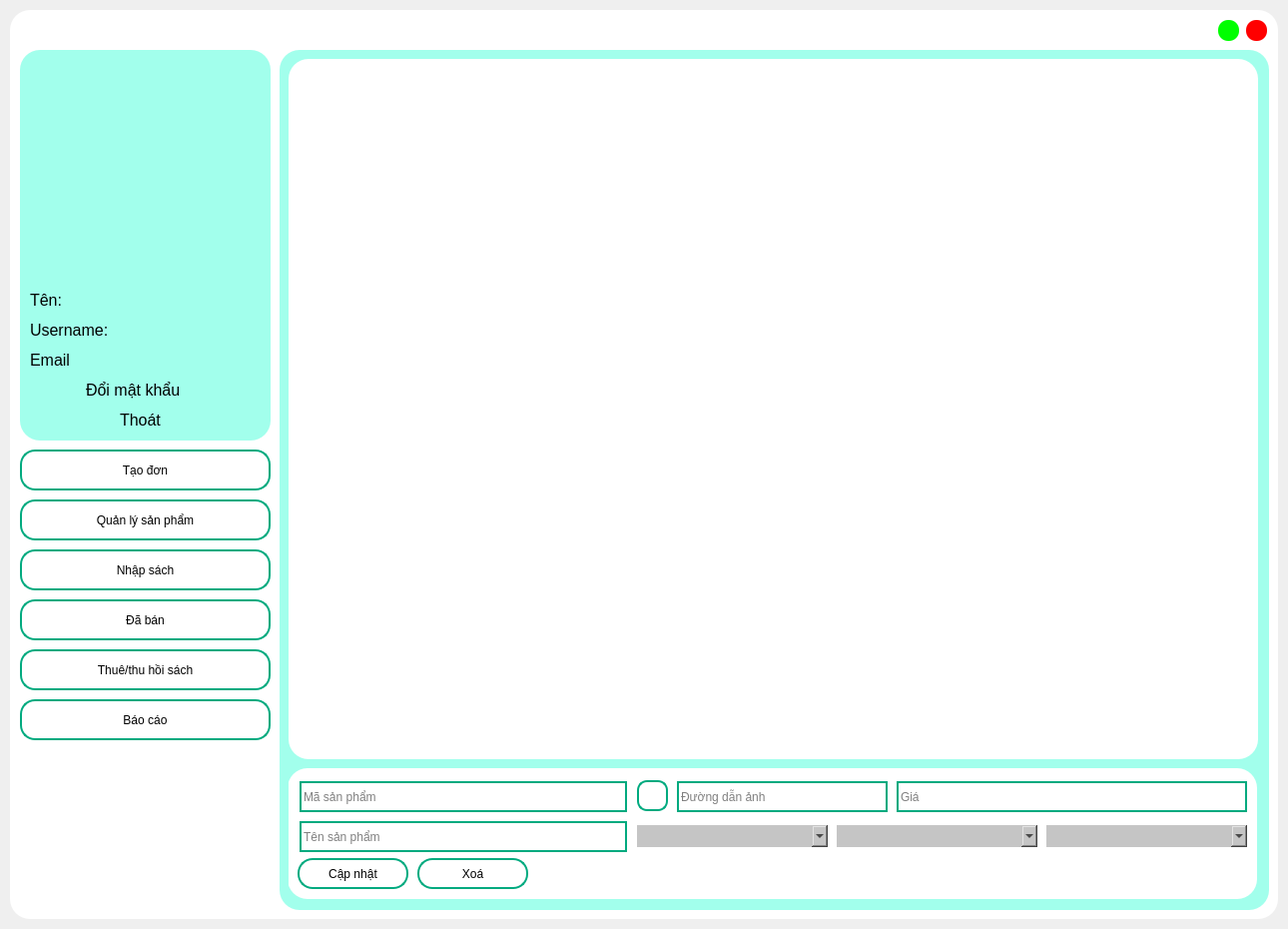
<?xml version="1.0" encoding="UTF-8"?>
<ui version="4.0">
 <class>Main_Employee</class>
 <widget class="QMainWindow" name="Main_Employee">
  <property name="geometry">
   <rect>
    <x>0</x>
    <y>0</y>
    <width>1290</width>
    <height>930</height>
   </rect>
  </property>
  <property name="windowTitle">
   <string>MainWindow</string>
  </property>
  <widget class="QWidget" name="centralwidget">
   <layout class="QVBoxLayout" name="verticalLayout">
    <property name="spacing">
     <number>0</number>
    </property>
    <property name="leftMargin">
     <number>10</number>
    </property>
    <property name="topMargin">
     <number>10</number>
    </property>
    <property name="rightMargin">
     <number>10</number>
    </property>
    <property name="bottomMargin">
     <number>10</number>
    </property>
    <item>
     <widget class="QFrame" name="frame">
      <property name="styleSheet">
       <string notr="true">background-color: rgb(255, 255, 255);
border-radius: 20px;</string>
      </property>
      <property name="frameShape">
       <enum>QFrame::NoFrame</enum>
      </property>
      <widget class="QFrame" name="Main_PD">
       <property name="geometry">
        <rect>
         <x>270</x>
         <y>40</y>
         <width>991</width>
         <height>861</height>
        </rect>
       </property>
       <property name="styleSheet">
        <string notr="true">border-radius: 20px;
background-color: rgb(162, 255, 236);</string>
       </property>
       <property name="frameShape">
        <enum>QFrame::NoFrame</enum>
       </property>
       <widget class="QStackedWidget" name="stackedWidget">
        <property name="geometry">
         <rect>
          <x>9</x>
          <y>9</y>
          <width>971</width>
          <height>841</height>
         </rect>
        </property>
        <property name="currentIndex">
         <number>1</number>
        </property>
        <widget class="QWidget" name="page">
         <widget class="QTableWidget" name="Table_Sp">
          <property name="geometry">
           <rect>
            <x>0</x>
            <y>20</y>
            <width>541</width>
            <height>661</height>
           </rect>
          </property>
          <property name="styleSheet">
           <string notr="true">background-color: rgb(255, 255, 255);
border-radius: 0px;</string>
          </property>
         </widget>
         <widget class="QFrame" name="frame_3">
          <property name="geometry">
           <rect>
            <x>0</x>
            <y>730</y>
            <width>971</width>
            <height>111</height>
           </rect>
          </property>
          <property name="styleSheet">
           <string notr="true">background-color: rgb(255, 255, 255);</string>
          </property>
          <property name="frameShape">
           <enum>QFrame::NoFrame</enum>
          </property>
          <widget class="QPushButton" name="Btn_Edit_Kh">
           <property name="geometry">
            <rect>
             <x>130</x>
             <y>70</y>
             <width>111</width>
             <height>31</height>
            </rect>
           </property>
           <property name="styleSheet">
            <string notr="true">QPushButton{
	border: 2px solid rgb(0, 170, 127);
	border-radius: 15px;
}

QPushButton:hover{
	color: rgb(255, 255, 255);
	background-color: rgb(0, 170, 127);
}</string>
           </property>
           <property name="text">
            <string>Sửa</string>
           </property>
          </widget>
          <widget class="QPushButton" name="Btn_Del_Hd">
           <property name="geometry">
            <rect>
             <x>250</x>
             <y>70</y>
             <width>111</width>
             <height>31</height>
            </rect>
           </property>
           <property name="styleSheet">
            <string notr="true">QPushButton{
	border: 2px solid rgb(0, 170, 127);
	border-radius: 15px;
}

QPushButton:hover{
	color: rgb(255, 255, 255);
	background-color: rgb(0, 170, 127);
}</string>
           </property>
           <property name="text">
            <string>Xoá</string>
           </property>
          </widget>
          <widget class="QPushButton" name="Btn_Paym_Kh">
           <property name="geometry">
            <rect>
             <x>10</x>
             <y>70</y>
             <width>111</width>
             <height>31</height>
            </rect>
           </property>
           <property name="styleSheet">
            <string notr="true">QPushButton{
	border: 2px solid rgb(0, 170, 127);
	border-radius: 15px;
}

QPushButton:hover{
	color: rgb(255, 255, 255);
	background-color: rgb(0, 170, 127);
}</string>
           </property>
           <property name="text">
            <string>Thanh toán</string>
           </property>
          </widget>
          <widget class="QLineEdit" name="Kh_name">
           <property name="geometry">
            <rect>
             <x>14</x>
             <y>30</y>
             <width>301</width>
             <height>31</height>
            </rect>
           </property>
           <property name="styleSheet">
            <string notr="true">border:2px solid rgb(0, 170, 127);</string>
           </property>
           <property name="placeholderText">
            <string>Tên khách hàng</string>
           </property>
          </widget>
          <widget class="QLineEdit" name="Kh_phone">
           <property name="geometry">
            <rect>
             <x>320</x>
             <y>30</y>
             <width>321</width>
             <height>31</height>
            </rect>
           </property>
           <property name="styleSheet">
            <string notr="true">border:2px solid rgb(0, 170, 127);</string>
           </property>
           <property name="placeholderText">
            <string>Số điện thoại</string>
           </property>
          </widget>
          <widget class="QLineEdit" name="Kh_Addr">
           <property name="geometry">
            <rect>
             <x>650</x>
             <y>30</y>
             <width>311</width>
             <height>31</height>
            </rect>
           </property>
           <property name="styleSheet">
            <string notr="true">border:2px solid rgb(0, 170, 127);</string>
           </property>
           <property name="placeholderText">
            <string>Địa chỉ</string>
           </property>
          </widget>
          <widget class="QLabel" name="label">
           <property name="geometry">
            <rect>
             <x>14</x>
             <y>10</y>
             <width>131</width>
             <height>16</height>
            </rect>
           </property>
           <property name="text">
            <string>Thông tin khách hàng:</string>
           </property>
          </widget>
          <widget class="QPushButton" name="Btn_Clr">
           <property name="geometry">
            <rect>
             <x>370</x>
             <y>70</y>
             <width>31</width>
             <height>31</height>
            </rect>
           </property>
           <property name="styleSheet">
            <string notr="true">QPushButton{
	border: 2px solid rgb(0, 170, 127);
	border-radius: 15px;
	image: url(:/icon/resources/icon-pack/repeat-outline.svg);
}

QPushButton:hover{
	color: rgb(255, 255, 255);
	background-color: rgb(0, 170, 127);
	image: url(:/icon/resources/icon-pack/repeat-outline.svg);
}</string>
           </property>
           <property name="text">
            <string/>
           </property>
          </widget>
          <widget class="QDateEdit" name="Rent_St">
           <property name="geometry">
            <rect>
             <x>557</x>
             <y>70</y>
             <width>110</width>
             <height>31</height>
            </rect>
           </property>
           <property name="styleSheet">
            <string notr="true">border: 2px solid rgb(0, 170, 127);</string>
           </property>
           <property name="displayFormat">
            <string>dd/MM/yyyy</string>
           </property>
          </widget>
          <widget class="QDateEdit" name="Rent_End">
           <property name="geometry">
            <rect>
             <x>750</x>
             <y>70</y>
             <width>110</width>
             <height>31</height>
            </rect>
           </property>
           <property name="styleSheet">
            <string notr="true">#Rent_End.QDateEdit{
	border: 2px solid rgb(0, 170, 127);
}</string>
           </property>
           <property name="displayFormat">
            <string>dd/MM/yyyy</string>
           </property>
          </widget>
          <widget class="QLabel" name="label_st">
           <property name="geometry">
            <rect>
             <x>487</x>
             <y>76</y>
             <width>68</width>
             <height>20</height>
            </rect>
           </property>
           <property name="text">
            <string>Ngày mượn:</string>
           </property>
          </widget>
          <widget class="QLabel" name="label_end">
           <property name="geometry">
            <rect>
             <x>697</x>
             <y>76</y>
             <width>51</width>
             <height>20</height>
            </rect>
           </property>
           <property name="text">
            <string>Ngày trả:</string>
           </property>
          </widget>
          <widget class="QPushButton" name="Btn_Save">
           <property name="geometry">
            <rect>
             <x>450</x>
             <y>70</y>
             <width>31</width>
             <height>31</height>
            </rect>
           </property>
           <property name="styleSheet">
            <string notr="true">QPushButton{
	border: 2px solid rgb(0, 170, 127);
	border-radius: 15px;
	image: url(:/icon/resources/icon-pack/checkmark-outline.svg);
}

QPushButton:hover{
	color: rgb(255, 255, 255);
	background-color: rgb(0, 170, 127);
	image: url(:/icon/resources/icon-pack/checkmark-outline.svg);
}</string>
           </property>
           <property name="text">
            <string/>
           </property>
          </widget>
          <widget class="QPushButton" name="Btn_re_prt_bill">
           <property name="geometry">
            <rect>
             <x>410</x>
             <y>70</y>
             <width>31</width>
             <height>31</height>
            </rect>
           </property>
           <property name="styleSheet">
            <string notr="true">QPushButton{
	border: 2px solid rgb(0, 170, 127);
	border-radius: 15px;
	image: url(:/icon/resources/icon-pack/file-invoice-solid.svg);
}

QPushButton:hover{
	color: rgb(255, 255, 255);
	background-color: rgb(0, 170, 127);
	image: url(:/icon/resources/icon-pack/file-invoice-solid.svg);
}</string>
           </property>
           <property name="text">
            <string/>
           </property>
          </widget>
         </widget>
         <widget class="QTableWidget" name="Table_Hd">
          <property name="geometry">
           <rect>
            <x>550</x>
            <y>20</y>
            <width>421</width>
            <height>371</height>
           </rect>
          </property>
          <property name="styleSheet">
           <string notr="true">background-color: rgb(255, 255, 255);
border-radius: 0px;</string>
          </property>
         </widget>
         <widget class="QTableWidget" name="Table_Hd_2">
          <property name="geometry">
           <rect>
            <x>550</x>
            <y>410</y>
            <width>421</width>
            <height>311</height>
           </rect>
          </property>
          <property name="styleSheet">
           <string notr="true">background-color: rgb(255, 255, 255);
border-radius: 0px;</string>
          </property>
         </widget>
         <widget class="QLabel" name="label_6">
          <property name="geometry">
           <rect>
            <x>550</x>
            <y>392</y>
            <width>71</width>
            <height>16</height>
           </rect>
          </property>
          <property name="text">
           <string>Chi tiết đơn:</string>
          </property>
         </widget>
         <widget class="QLabel" name="label_5">
          <property name="geometry">
           <rect>
            <x>550</x>
            <y>0</y>
            <width>61</width>
            <height>16</height>
           </rect>
          </property>
          <property name="text">
           <string>Đơn đã tạo:</string>
          </property>
         </widget>
         <widget class="QLabel" name="label_4">
          <property name="geometry">
           <rect>
            <x>0</x>
            <y>0</y>
            <width>101</width>
            <height>16</height>
           </rect>
          </property>
          <property name="text">
           <string>Khách hàng chọn:</string>
          </property>
         </widget>
         <widget class="QFrame" name="frame_5">
          <property name="geometry">
           <rect>
            <x>0</x>
            <y>680</y>
            <width>541</width>
            <height>41</height>
           </rect>
          </property>
          <property name="styleSheet">
           <string notr="true">#frame_5.QFrame{
	background-color: rgb(255, 255, 255);
	border-top: 1px solid rgb(0, 170, 127);
	border-radius: 0px;
}</string>
          </property>
          <property name="frameShape">
           <enum>QFrame::StyledPanel</enum>
          </property>
          <property name="frameShadow">
           <enum>QFrame::Raised</enum>
          </property>
          <widget class="QLabel" name="label_7">
           <property name="geometry">
            <rect>
             <x>5</x>
             <y>5</y>
             <width>50</width>
             <height>31</height>
            </rect>
           </property>
           <property name="font">
            <font>
             <family>Agbalumo</family>
             <pointsize>14</pointsize>
            </font>
           </property>
           <property name="styleSheet">
            <string notr="true">background-color: rgb(255, 255, 255);</string>
           </property>
           <property name="text">
            <string>Tổng:</string>
           </property>
          </widget>
          <widget class="QLineEdit" name="Tt_price">
           <property name="geometry">
            <rect>
             <x>60</x>
             <y>5</y>
             <width>471</width>
             <height>31</height>
            </rect>
           </property>
           <property name="styleSheet">
            <string notr="true">background-color: rgb(255, 255, 255);</string>
           </property>
          </widget>
         </widget>
         <widget class="QCalendarWidget" name="cld_return">
          <property name="geometry">
           <rect>
            <x>670</x>
            <y>600</y>
            <width>256</width>
            <height>190</height>
           </rect>
          </property>
          <property name="styleSheet">
           <string notr="true">color: rgb(0, 0, 0);
background-color: rgb(162, 255, 236);</string>
          </property>
         </widget>
        </widget>
        <widget class="QWidget" name="page_2">
         <widget class="QTableWidget" name="Table_sanpham">
          <property name="geometry">
           <rect>
            <x>0</x>
            <y>0</y>
            <width>971</width>
            <height>701</height>
           </rect>
          </property>
          <property name="styleSheet">
           <string notr="true">background-color: rgb(255, 255, 255);</string>
          </property>
         </widget>
         <widget class="QFrame" name="frame_2">
          <property name="geometry">
           <rect>
            <x>-1</x>
            <y>710</y>
            <width>971</width>
            <height>131</height>
           </rect>
          </property>
          <property name="styleSheet">
           <string notr="true">background-color: rgb(255, 255, 255);</string>
          </property>
          <property name="frameShape">
           <enum>QFrame::NoFrame</enum>
          </property>
          <widget class="QPushButton" name="Btn_Del_Pd">
           <property name="geometry">
            <rect>
             <x>130</x>
             <y>90</y>
             <width>111</width>
             <height>31</height>
            </rect>
           </property>
           <property name="styleSheet">
            <string notr="true">QPushButton{
	border: 2px solid rgb(0, 170, 127);
	border-radius: 15px;
}

QPushButton:hover{
	color: rgb(255, 255, 255);
	background-color: rgb(0, 170, 127);
}</string>
           </property>
           <property name="text">
            <string>Xoá</string>
           </property>
          </widget>
          <widget class="QPushButton" name="Btn_Update">
           <property name="geometry">
            <rect>
             <x>10</x>
             <y>90</y>
             <width>111</width>
             <height>31</height>
            </rect>
           </property>
           <property name="styleSheet">
            <string notr="true">QPushButton{
	border: 2px solid rgb(0, 170, 127);
	border-radius: 15px;
}

QPushButton:hover{
	color: rgb(255, 255, 255);
	background-color: rgb(0, 170, 127);
}</string>
           </property>
           <property name="text">
            <string>Cập nhật</string>
           </property>
          </widget>
          <widget class="QLineEdit" name="lineEdit_ProductID">
           <property name="geometry">
            <rect>
             <x>12</x>
             <y>13</y>
             <width>328</width>
             <height>31</height>
            </rect>
           </property>
           <property name="styleSheet">
            <string notr="true">border:2px solid rgb(0, 170, 127);</string>
           </property>
           <property name="placeholderText">
            <string>Mã sản phẩm</string>
           </property>
          </widget>
          <widget class="QLineEdit" name="lineEdit_ProductName">
           <property name="geometry">
            <rect>
             <x>12</x>
             <y>53</y>
             <width>328</width>
             <height>31</height>
            </rect>
           </property>
           <property name="styleSheet">
            <string notr="true">border:2px solid rgb(0, 170, 127);</string>
           </property>
           <property name="placeholderText">
            <string>Tên sản phẩm</string>
           </property>
          </widget>
          <widget class="QLineEdit" name="lineEdit_ImagePath">
           <property name="geometry">
            <rect>
             <x>390</x>
             <y>13</y>
             <width>211</width>
             <height>31</height>
            </rect>
           </property>
           <property name="styleSheet">
            <string notr="true">border:2px solid rgb(0, 170, 127);</string>
           </property>
           <property name="placeholderText">
            <string>Đường dẫn ảnh</string>
           </property>
          </widget>
          <widget class="QLineEdit" name="lineEdit_Price">
           <property name="geometry">
            <rect>
             <x>610</x>
             <y>13</y>
             <width>351</width>
             <height>31</height>
            </rect>
           </property>
           <property name="styleSheet">
            <string notr="true">border:2px solid rgb(0, 170, 127);</string>
           </property>
           <property name="placeholderText">
            <string>Giá</string>
           </property>
          </widget>
          <widget class="QPushButton" name="Btn_SelectImage">
           <property name="geometry">
            <rect>
             <x>350</x>
             <y>12</y>
             <width>31</width>
             <height>31</height>
            </rect>
           </property>
           <property name="styleSheet">
            <string notr="true">QPushButton{
	border:2px solid rgb(0, 170, 127);
	border-radius: 10px;
	image: url(:/icon/resources/icon-pack/images-outline.png);
}

QPushButton:hover{
	color: rgb(255, 255, 255);
	background-color: rgb(0, 170, 127);
	image: url(:/icon/resources/icon-pack/images-outline.png);
}</string>
           </property>
           <property name="text">
            <string/>
           </property>
          </widget>
          <widget class="QLabel" name="label_18">
           <property name="geometry">
            <rect>
             <x>370</x>
             <y>96</y>
             <width>61</width>
             <height>16</height>
            </rect>
           </property>
           <property name="text">
            <string/>
           </property>
          </widget>
          <widget class="QComboBox" name="Author">
           <property name="geometry">
            <rect>
             <x>350</x>
             <y>57</y>
             <width>191</width>
             <height>22</height>
            </rect>
           </property>
           <property name="styleSheet">
            <string notr="true">background-color: rgb(197, 197, 197);</string>
           </property>
           <property name="placeholderText">
            <string>Tác giả</string>
           </property>
           <item>
            <property name="text">
             <string/>
            </property>
           </item>
          </widget>
          <widget class="QComboBox" name="Pub">
           <property name="geometry">
            <rect>
             <x>550</x>
             <y>57</y>
             <width>201</width>
             <height>22</height>
            </rect>
           </property>
           <property name="styleSheet">
            <string notr="true">background-color: rgb(197, 197, 197);</string>
           </property>
           <property name="placeholderText">
            <string>Nhà xuất bản</string>
           </property>
           <item>
            <property name="text">
             <string/>
            </property>
           </item>
           <item>
            <property name="text">
             <string/>
            </property>
           </item>
          </widget>
          <widget class="QComboBox" name="Genre">
           <property name="geometry">
            <rect>
             <x>760</x>
             <y>57</y>
             <width>201</width>
             <height>22</height>
            </rect>
           </property>
           <property name="layoutDirection">
            <enum>Qt::LeftToRight</enum>
           </property>
           <property name="styleSheet">
            <string notr="true">background-color: rgb(197, 197, 197);</string>
           </property>
           <property name="placeholderText">
            <string>Thể loại</string>
           </property>
           <item>
            <property name="text">
             <string/>
            </property>
           </item>
          </widget>
         </widget>
        </widget>
        <widget class="QWidget" name="page_3">
         <widget class="QTableWidget" name="Table_b_keeping">
          <property name="geometry">
           <rect>
            <x>0</x>
            <y>0</y>
            <width>971</width>
            <height>776</height>
           </rect>
          </property>
          <property name="styleSheet">
           <string notr="true">background-color: rgb(255, 255, 255);</string>
          </property>
         </widget>
         <widget class="QFrame" name="frame_6">
          <property name="geometry">
           <rect>
            <x>0</x>
            <y>784</y>
            <width>971</width>
            <height>57</height>
           </rect>
          </property>
          <property name="styleSheet">
           <string notr="true">background-color: rgb(255, 255, 255);</string>
          </property>
          <property name="frameShape">
           <enum>QFrame::NoFrame</enum>
          </property>
          <widget class="QPushButton" name="Btn_bk_update">
           <property name="geometry">
            <rect>
             <x>10</x>
             <y>13</y>
             <width>111</width>
             <height>31</height>
            </rect>
           </property>
           <property name="styleSheet">
            <string notr="true">QPushButton{
	border: 2px solid rgb(0, 170, 127);
	border-radius: 15px;
}

QPushButton:hover{
	color: rgb(255, 255, 255);
	background-color: rgb(0, 170, 127);
}</string>
           </property>
           <property name="text">
            <string>Cập nhật</string>
           </property>
          </widget>
          <widget class="QLineEdit" name="Bk_sl">
           <property name="geometry">
            <rect>
             <x>130</x>
             <y>13</y>
             <width>328</width>
             <height>31</height>
            </rect>
           </property>
           <property name="styleSheet">
            <string notr="true">border:2px solid rgb(0, 170, 127);</string>
           </property>
           <property name="placeholderText">
            <string>Số lượng</string>
           </property>
          </widget>
          <widget class="QLabel" name="label_19">
           <property name="geometry">
            <rect>
             <x>370</x>
             <y>96</y>
             <width>61</width>
             <height>16</height>
            </rect>
           </property>
           <property name="text">
            <string/>
           </property>
          </widget>
         </widget>
        </widget>
        <widget class="QWidget" name="page_4">
         <widget class="QTableWidget" name="Table_sell">
          <property name="geometry">
           <rect>
            <x>0</x>
            <y>0</y>
            <width>971</width>
            <height>841</height>
           </rect>
          </property>
          <property name="styleSheet">
           <string notr="true">background-color: rgb(255, 255, 255);</string>
          </property>
         </widget>
        </widget>
        <widget class="QWidget" name="page_5">
         <widget class="QTableWidget" name="Table_rent">
          <property name="geometry">
           <rect>
            <x>0</x>
            <y>0</y>
            <width>971</width>
            <height>791</height>
           </rect>
          </property>
          <property name="styleSheet">
           <string notr="true">background-color: rgb(255, 255, 255);</string>
          </property>
         </widget>
         <widget class="QFrame" name="frame_7">
          <property name="geometry">
           <rect>
            <x>0</x>
            <y>799</y>
            <width>971</width>
            <height>41</height>
           </rect>
          </property>
          <property name="styleSheet">
           <string notr="true">background-color: rgb(255, 255, 255);</string>
          </property>
          <property name="frameShape">
           <enum>QFrame::StyledPanel</enum>
          </property>
          <property name="frameShadow">
           <enum>QFrame::Raised</enum>
          </property>
          <widget class="QComboBox" name="Rent_st">
           <property name="geometry">
            <rect>
             <x>130</x>
             <y>10</y>
             <width>211</width>
             <height>22</height>
            </rect>
           </property>
           <property name="styleSheet">
            <string notr="true">background-color: rgb(220, 220, 220);</string>
           </property>
           <property name="placeholderText">
            <string>Trạng thái</string>
           </property>
           <item>
            <property name="text">
             <string>Đã trả</string>
            </property>
           </item>
          </widget>
          <widget class="QPushButton" name="Btn_Upd_Rent">
           <property name="geometry">
            <rect>
             <x>10</x>
             <y>5</y>
             <width>111</width>
             <height>31</height>
            </rect>
           </property>
           <property name="styleSheet">
            <string notr="true">QPushButton{
	border: 2px solid rgb(0, 170, 127);
	border-radius: 15px;
}

QPushButton:hover{
	color: rgb(255, 255, 255);
	background-color: rgb(0, 170, 127);
}</string>
           </property>
           <property name="text">
            <string>Cập nhật</string>
           </property>
          </widget>
         </widget>
        </widget>
        <widget class="QWidget" name="page_6"/>
       </widget>
      </widget>
      <widget class="QFrame" name="userInfo">
       <property name="geometry">
        <rect>
         <x>10</x>
         <y>40</y>
         <width>251</width>
         <height>391</height>
        </rect>
       </property>
       <property name="styleSheet">
        <string notr="true">background-color: rgb(162, 255, 236);
color: rgb(0, 0, 0);
border-radius: 20px;</string>
       </property>
       <property name="frameShape">
        <enum>QFrame::NoFrame</enum>
       </property>
       <widget class="QLabel" name="Avatar">
        <property name="geometry">
         <rect>
          <x>10</x>
          <y>10</y>
          <width>231</width>
          <height>221</height>
         </rect>
        </property>
        <property name="styleSheet">
         <string notr="true">QLabel {
	border-radius: 20px;
	/*border:2px solid rgb(0, 0, 0);*/
}</string>
        </property>
        <property name="text">
         <string/>
        </property>
       </widget>
       <widget class="QLabel" name="label_2">
        <property name="geometry">
         <rect>
          <x>10</x>
          <y>270</y>
          <width>81</width>
          <height>21</height>
         </rect>
        </property>
        <property name="font">
         <font>
          <pointsize>12</pointsize>
         </font>
        </property>
        <property name="text">
         <string>Username:</string>
        </property>
       </widget>
       <widget class="QLabel" name="label_Username">
        <property name="geometry">
         <rect>
          <x>90</x>
          <y>270</y>
          <width>151</width>
          <height>21</height>
         </rect>
        </property>
        <property name="font">
         <font>
          <pointsize>12</pointsize>
         </font>
        </property>
        <property name="text">
         <string/>
        </property>
       </widget>
       <widget class="QLabel" name="label_3">
        <property name="geometry">
         <rect>
          <x>10</x>
          <y>300</y>
          <width>41</width>
          <height>21</height>
         </rect>
        </property>
        <property name="font">
         <font>
          <pointsize>12</pointsize>
         </font>
        </property>
        <property name="text">
         <string>Email:</string>
        </property>
       </widget>
       <widget class="QLabel" name="label_Email">
        <property name="geometry">
         <rect>
          <x>55</x>
          <y>300</y>
          <width>187</width>
          <height>21</height>
         </rect>
        </property>
        <property name="font">
         <font>
          <pointsize>12</pointsize>
         </font>
        </property>
        <property name="text">
         <string/>
        </property>
       </widget>
       <widget class="QLabel" name="Avatar_change">
        <property name="geometry">
         <rect>
          <x>10</x>
          <y>10</y>
          <width>231</width>
          <height>221</height>
         </rect>
        </property>
        <property name="styleSheet">
         <string notr="true">QLabel{
	background-color: none;
}

QLabel:hover {
    background: url(:/icon/resources/icon-pack/icons8-pencil-80_1.png) center center no-repeat;
    border-radius: 20px;
	background-color: rgba(0, 0, 0, 0.2);
	/* Add a semi-transparent black background with 50% opacity */
	background-size: 20%; /* Chỉnh kích thước nền xuống 20% */
}</string>
        </property>
        <property name="text">
         <string/>
        </property>
       </widget>
       <widget class="QLabel" name="label_Icon2">
        <property name="geometry">
         <rect>
          <x>146</x>
          <y>360</y>
          <width>21</width>
          <height>21</height>
         </rect>
        </property>
        <property name="font">
         <font>
          <pointsize>12</pointsize>
         </font>
        </property>
        <property name="styleSheet">
         <string notr="true">border-image: url(:/icon/resources/icon-pack/exit-outline.svg);</string>
        </property>
        <property name="text">
         <string/>
        </property>
       </widget>
       <widget class="QLabel" name="label_CPass">
        <property name="geometry">
         <rect>
          <x>66</x>
          <y>330</y>
          <width>101</width>
          <height>21</height>
         </rect>
        </property>
        <property name="font">
         <font>
          <pointsize>12</pointsize>
         </font>
        </property>
        <property name="styleSheet">
         <string notr="true">QLabel:hover{
	color: rgb(255, 85, 255);
}</string>
        </property>
        <property name="text">
         <string>Đổi mật khẩu</string>
        </property>
       </widget>
       <widget class="QLabel" name="label_Icon">
        <property name="geometry">
         <rect>
          <x>166</x>
          <y>330</y>
          <width>21</width>
          <height>21</height>
         </rect>
        </property>
        <property name="font">
         <font>
          <pointsize>12</pointsize>
         </font>
        </property>
        <property name="styleSheet">
         <string notr="true">border-image: url(:/icon/resources/icon-pack/lock-closed-outline.svg);</string>
        </property>
        <property name="text">
         <string/>
        </property>
       </widget>
       <widget class="QLabel" name="label_Logout">
        <property name="geometry">
         <rect>
          <x>100</x>
          <y>360</y>
          <width>41</width>
          <height>21</height>
         </rect>
        </property>
        <property name="font">
         <font>
          <pointsize>12</pointsize>
         </font>
        </property>
        <property name="styleSheet">
         <string notr="true">QLabel:hover{
	color: rgb(255, 85, 255);
}</string>
        </property>
        <property name="text">
         <string>Thoát</string>
        </property>
       </widget>
       <widget class="QLabel" name="label_8">
        <property name="geometry">
         <rect>
          <x>10</x>
          <y>240</y>
          <width>31</width>
          <height>21</height>
         </rect>
        </property>
        <property name="font">
         <font>
          <pointsize>12</pointsize>
         </font>
        </property>
        <property name="text">
         <string>Tên:</string>
        </property>
       </widget>
       <widget class="QLabel" name="label_Name">
        <property name="geometry">
         <rect>
          <x>43</x>
          <y>240</y>
          <width>197</width>
          <height>21</height>
         </rect>
        </property>
        <property name="font">
         <font>
          <pointsize>12</pointsize>
         </font>
        </property>
        <property name="text">
         <string/>
        </property>
       </widget>
      </widget>
      <widget class="QLabel" name="label_Exit">
       <property name="geometry">
        <rect>
         <x>1238</x>
         <y>10</y>
         <width>21</width>
         <height>21</height>
        </rect>
       </property>
       <property name="styleSheet">
        <string notr="true">border-image: url(:/icon/resources/icon-pack/exit_icon.png);
background-color: rgb(255, 0, 0);
border-radius:10px;</string>
       </property>
       <property name="text">
        <string/>
       </property>
      </widget>
      <widget class="QLabel" name="label_Minimize">
       <property name="geometry">
        <rect>
         <x>1210</x>
         <y>10</y>
         <width>21</width>
         <height>21</height>
        </rect>
       </property>
       <property name="styleSheet">
        <string notr="true">background-color: rgb(0, 255, 0);
border-image: url(:/icon/resources/icon-pack/minimize_icon.png);
border-radius:10px;</string>
       </property>
       <property name="text">
        <string/>
       </property>
      </widget>
      <widget class="QPushButton" name="Btn_Pd">
       <property name="geometry">
        <rect>
         <x>10</x>
         <y>490</y>
         <width>251</width>
         <height>41</height>
        </rect>
       </property>
       <property name="styleSheet">
        <string notr="true">QPushButton{
	border: 2px solid rgb(0, 170, 127);
	border-radius: 15px;
}

QPushButton:hover{
	color: rgb(255, 255, 255);
	background-color: rgb(0, 170, 127);
}</string>
       </property>
       <property name="text">
        <string>Quản lý sản phẩm</string>
       </property>
      </widget>
      <widget class="QPushButton" name="Btn_Td">
       <property name="geometry">
        <rect>
         <x>10</x>
         <y>440</y>
         <width>251</width>
         <height>41</height>
        </rect>
       </property>
       <property name="styleSheet">
        <string notr="true">QPushButton{
	border: 2px solid rgb(0, 170, 127);
	border-radius: 15px;
}

QPushButton:hover{
	color: rgb(255, 255, 255);
	background-color: rgb(0, 170, 127);
}</string>
       </property>
       <property name="text">
        <string>Tạo đơn</string>
       </property>
      </widget>
      <widget class="QPushButton" name="Btn_Bkeeping">
       <property name="geometry">
        <rect>
         <x>10</x>
         <y>540</y>
         <width>251</width>
         <height>41</height>
        </rect>
       </property>
       <property name="styleSheet">
        <string notr="true">QPushButton{
	border: 2px solid rgb(0, 170, 127);
	border-radius: 15px;
}

QPushButton:hover{
	color: rgb(255, 255, 255);
	background-color: rgb(0, 170, 127);
}</string>
       </property>
       <property name="text">
        <string>Nhập sách</string>
       </property>
      </widget>
      <widget class="QPushButton" name="Btn_Sell">
       <property name="geometry">
        <rect>
         <x>10</x>
         <y>590</y>
         <width>251</width>
         <height>41</height>
        </rect>
       </property>
       <property name="styleSheet">
        <string notr="true">QPushButton{
	border: 2px solid rgb(0, 170, 127);
	border-radius: 15px;
}

QPushButton:hover{
	color: rgb(255, 255, 255);
	background-color: rgb(0, 170, 127);
}</string>
       </property>
       <property name="text">
        <string>Đã bán</string>
       </property>
      </widget>
      <widget class="QPushButton" name="Btn_Report">
       <property name="geometry">
        <rect>
         <x>10</x>
         <y>690</y>
         <width>251</width>
         <height>41</height>
        </rect>
       </property>
       <property name="styleSheet">
        <string notr="true">QPushButton{
	border: 2px solid rgb(0, 170, 127);
	border-radius: 15px;
}

QPushButton:hover{
	color: rgb(255, 255, 255);
	background-color: rgb(0, 170, 127);
}</string>
       </property>
       <property name="text">
        <string>Báo cáo</string>
       </property>
      </widget>
      <widget class="QPushButton" name="Btn_Rent">
       <property name="geometry">
        <rect>
         <x>10</x>
         <y>640</y>
         <width>251</width>
         <height>41</height>
        </rect>
       </property>
       <property name="styleSheet">
        <string notr="true">QPushButton{
	border: 2px solid rgb(0, 170, 127);
	border-radius: 15px;
}

QPushButton:hover{
	color: rgb(255, 255, 255);
	background-color: rgb(0, 170, 127);
}</string>
       </property>
       <property name="text">
        <string>Thuê/thu hồi sách</string>
       </property>
      </widget>
     </widget>
    </item>
   </layout>
  </widget>
 </widget>
 <resources>
  <include location="../image.qrc"/>
 </resources>
 <connections/>
</ui>
